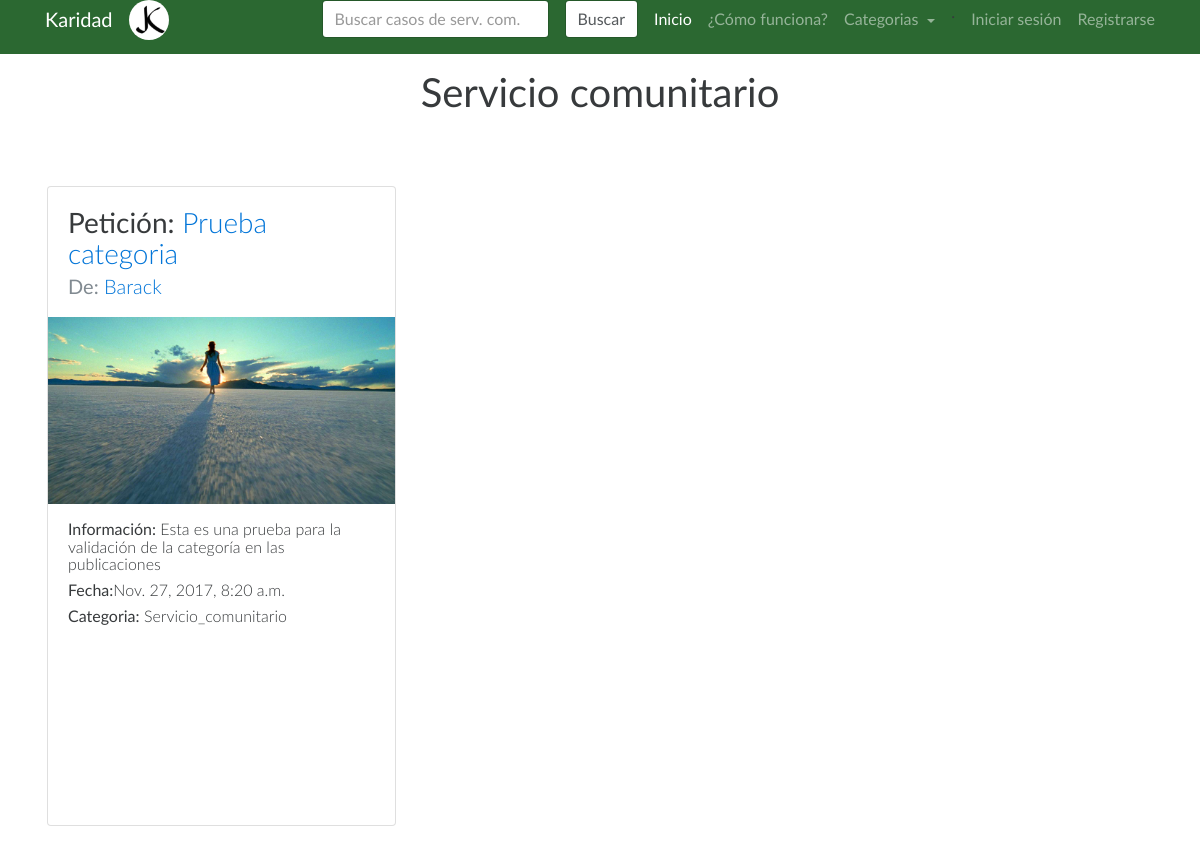
The app's page /se/ with its own data.
### app/models.py (models this page shows, shortened)
class post(models.Model):
    OP_CATEGORIA = (
        ('Salud', 'Salud'),
        ('Servicio_comunitario', 'Servicio_comunitario'),
        ('Educacion', 'Educacion'),
    )
    idpost = models.AutoField(primary_key=True)
    Nombre_post = models.CharField(max_length = 300)
    iduser = models.ForeignKey('Usuario', on_delete = models.CASCADE)
    Informacion = models.CharField(max_length = 200)
    Foto_post = models.ImageField(upload_to='foto_post', blank=True, null=True)
    Fecha_post = models.DateTimeField(default=datetime.now, blank=True)
    Categoria = models.CharField(max_length = 30, choices = OP_CATEGORIA)

class usuario(models.Model):
    OP_GENERO = (
        ('Hombre', 'Hombre'),
        ('Mujer', 'Mujer'),
    )
    OP_TIPO = (
        ('Institucion', 'Institución'),
        ('Persona', 'Persona'),
    )
    iduser = models.OneToOneField(User)
    Nombre = models.CharField(max_length=50)
    Apellido_paterno = models.CharField(max_length = 50)
    Apellido_materno = models.CharField(max_length = 50)
    Genero = models.CharField(max_length =30, choices = OP_GENERO)
    Edad = models.IntegerField(blank=True, null=True) # Fecha de nacimiento = modelsDateField
    Email = models.EmailField(max_length = 50)
    No_telefono = models.CharField(max_length = 50)
    Direccion = models.CharField(max_length = 100)
    Biografia = models.CharField(max_length = 300)
    Tipo_usuario = models.CharField(max_length = 30, choices = OP_TIPO)
    Foto_de_perfil = models.ImageField(upload_to='foto_perfil', blank = True, null=True, default='foto_post/diadoumenos_head_167x197.jpg')
    def __unicode__(self):
        return self.Nombre

### app/views.py (the view)
# urls.py: url(r'^se/$',servicio_comunitario,name='servicio_comunitario_view'),
def servicio_comunitario(request):
    cservicio = post.objects.filter(Categoria = 'Servicio_comunitario').order_by("-Fecha_post")
    query = request.GET.get("q")
    if query:
        cservicio = cservicio.filter(
            Q(Nombre_post__icontains = query) |
            Q(Informacion__icontains = query)
            ).distinct()
    return render(request, 'servicio_comunitario.html',{'l2':cservicio})

### app/processor.py (called while the page is built)
def user_respuesta(request):
	r = respuesta.objects.all().order_by('fecharespuesta')
	context = {'Resp':r}
	return context

def user_post(request):
	p = post.objects.all().order_by('-Fecha_post')
	ctx = {'Post':p}
	return ctx

def user_comment(request):
	p = comentario.objects.all().order_by('fechacomment')
	ctx = {'Comment':p}
	return ctx

### templates/servicio_comunitario.html (shortened to what this page needs)
{%extends 'base.html'%}
{%block sub%}<strong><center>Servicio comunitario<center></center></strong>{%endblock%}
{% block buscador%}
<li class="nav-item active">
<form method='GET' action=''>
<input type= 'text' name="q" placeholder='Buscar casos de serv. com.' value="{{ request.GET.q }}"/>
 </li>
<li class="nav-item active">
<input type= 'submit' value='Buscar'/>
 </li>
{% endblock %}
{%block content%}
<div class="container m-y-3">
  <div class="row ">
    {% for item in l2 %}
    <div class="col-sm-4">
        <div class="card" style="height: 40em;">
            <div class="card-block">
              <h3 class="card-title"><b>Petición:</b>            <a href="/detail-post/{{item.idpost}}">{{ item.Nombre_post}}</a>                 </h2>
            <h5 class="card-subtitle text-muted"><b>De:</b>            <a href="/detail-perfil/{{item.iduser.id}}">{{item.iduser}}</a>           </h4>
            </div>
            {%if item.Foto_post%}
                <img class="img-fluid" src="{{item.Foto_post.url}}" alt="Card image" >
              {%endif%}
            <div class="card-block">
              <h6 class="card-text"> <b>Información:</b> {{ item.Informacion}}</h6>
              <h6 class="card-text"><b>Fecha:</b>{{ item.Fecha_post }}</h6>
              <h6 class="card-text"><b>Categoria:</b> {{ item.Categoria}}</h6>
            </div>
        </div>
    </div>
    {% endfor %}
  </div>
</div>
{%endblock%}

### static/css/app.css (style rules this page uses)
html { font-size: 16px; }
body { font-family: 'Lato'; }
h1, h2, h3, h4, h5, h6 { font-weight: 300; }

### templates/base.html (style rules this page uses)
body { font-family: Verdana, sans-serif; margin: 0; }
* { box-sizing: border-box; }
.row:after { content: ""; display: table; clear: both; }
img { margin-bottom: -4px; }
.active, .demo:hover { opacity: 1; }
body { font-family: "Lato", sans-serif; transition: background-color .5s; }

### records on screen
post: Nombre_post "Prueba categoria", iduser "Barack", Foto_post (picture), Informacion "Esta es una prueba para la validación de la categoría en las publicaciones", Fecha_post "Nov. 27, 2017, 8:20 a.m.", Categoria "Servicio_comunitario"
